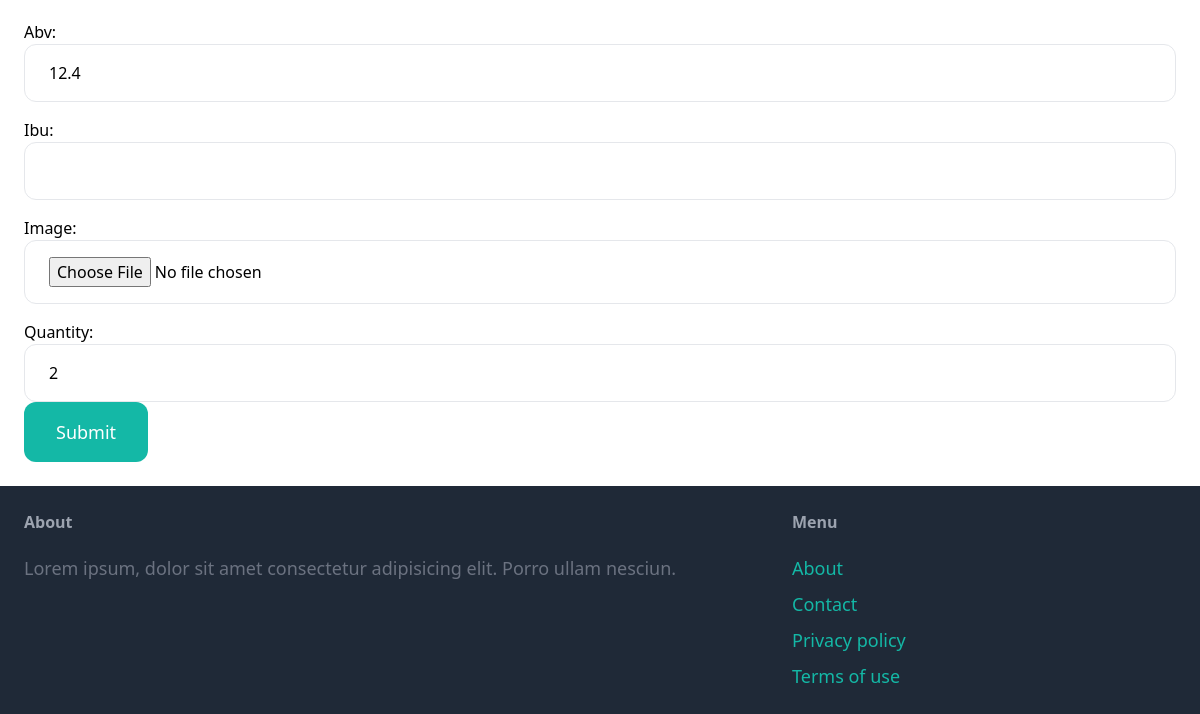
The page /items/3/edit/ (signed in, lower part) on the database as committed earlier.
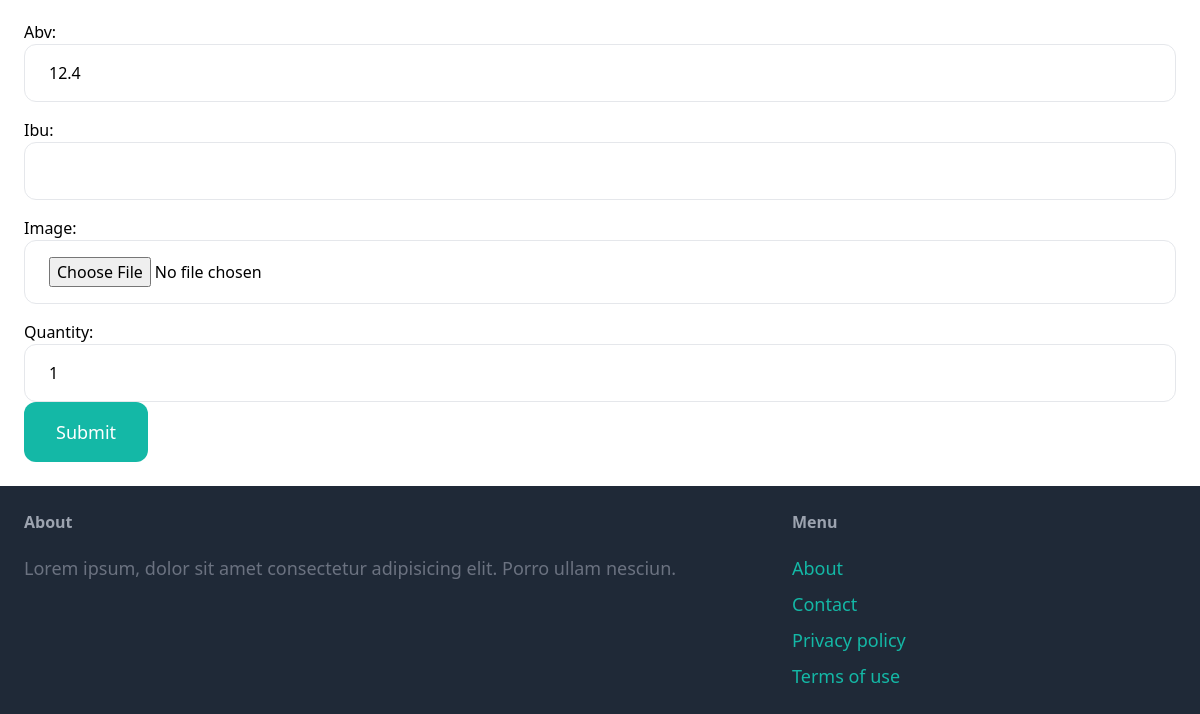
The same page on the database as committed later.
### item/models.py (models this page shows, shortened)
class Item(models.Model):
    category = models.ForeignKey(
        Category, related_name='items', on_delete=models.CASCADE)
    name = models.CharField(max_length=255)
    brewery = models.CharField(max_length=255, blank=True, null=True)
    city = models.CharField(max_length=255, blank=True, null=True)
    state = models.CharField(max_length=255, blank=True, null=True)
    description = models.TextField(blank=True, null=True)
    abv = models.CharField(max_length=10, blank=True, null=True)
    ibu = models.CharField(max_length=10, blank=True, null=True)
    image = models.ImageField(upload_to='item_images', blank=True, null=True)
    quantity = models.IntegerField(default=0)
    created_by = models.ForeignKey(
        User, related_name='items', on_delete=models.CASCADE)
    created_at = models.DateTimeField(auto_now_add=True)
    updated_at = models.DateTimeField(auto_now_add=True)

### item/views.py (the view)
# urls.py: path('<int:pk>/edit/', views.edit, name='edit'),
@login_required
def edit(request, pk):
    item = get_object_or_404(Item, pk=pk, created_by=request.user)
    if request.method == 'POST':
        form = EditItemForm(request.POST, request.FILES, instance=item)
        if form.is_valid():
            form.save()
            return redirect('item:detail', pk=item.id)
    else:
        form = EditItemForm(instance=item)
    return render(request, 'item/form.html', {
        'form': form,
        'title': 'Edit item',
    })

### item/models.py (called while the page is built)
    def __str__(self):
        return self.name

### item/templates/item/form.html (shortened to what this page needs)
{% extends 'core/base.html' %}
{% block content %}
<form action="." method="post" enctype="multipart/form-data">
    <div class="space-y-4">
        {{ form.as_p }}
    </div>
     <button class="py-4 px-8 text-lg bg-teal-500 hover:bg-teal-700 rounded-xl text-white">Submit</button>
</form>
{% endblock %}

Rows that differ between the two databases and show on the page:
changed Item: quantity "2" → "1"
